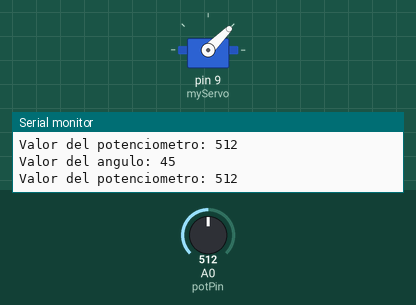
Bench run of a sketch on a simulated Arduino Uno, built with avr-gcc and run on an emulated ATmega328P. Shown: servo, the last lines printed to the serial monitor. The test bench sets the inputs (shaded band); at power-on: A0 (potPin) = 512.

Above: at 1.2 s.
1.3 s: A0 (potPin) set to 111
At 1.6 s:
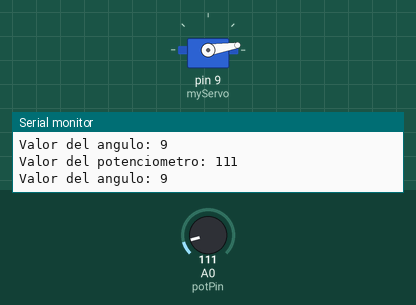
2.8 s: A0 (potPin) set to 90
At 4.0 s:
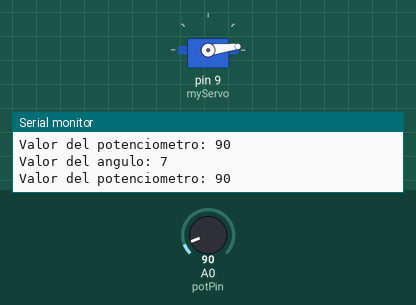
4.3 s: A0 (potPin) set to 306
At 5.5 s:
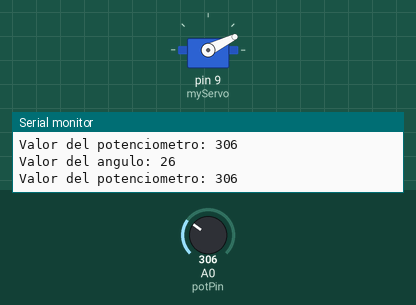
5.8 s: A0 (potPin) set to 985
At 6.5 s:
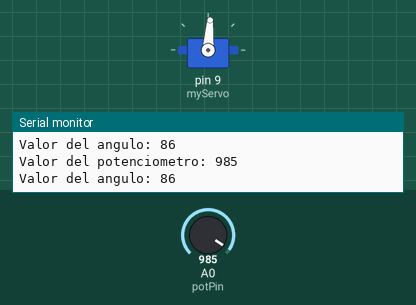
7.3 s: A0 (potPin) set to 1012
At 8.2 s:
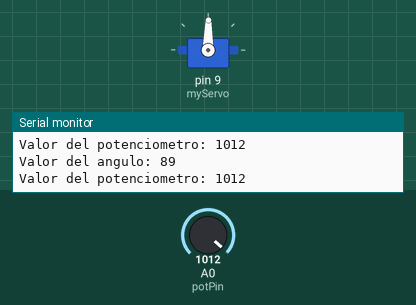
10.3 s: A0 (potPin) set to 900
At 11.6 s:
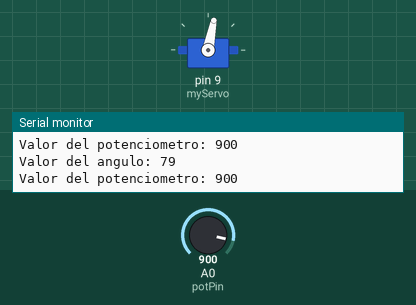
Timing chart, 0 to 12.8 s (numbered marks = the images above; inputs shaded):
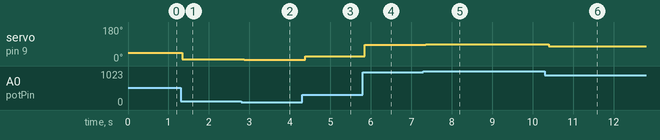

The sketch:

sketch_jun17b.ino
```cpp
#include <Servo.h>

Servo myServo;

int const potPin = A0;
int potVal;
int angle;

void setup() {

myServo.attach(9);

Serial.begin(9600);

}

void loop() {

  potVal = analogRead(potPin);
  Serial.println("Valor del potenciometro: " + (String)potVal);

  angle = map(potVal,0,1023,0,90);
  Serial.println("Valor del angulo: " + (String)angle);

  myServo.write(angle);
  delay(15);


}
```

Measured:
- after the input at 1.3 s, servo on pin 9 (myServo): 45° → 9° at once
- after the input at 2.8 s, servo on pin 9 (myServo): 9° → 7° after 0.08 s
- after the input at 4.3 s, servo on pin 9 (myServo): 7° → 26° after 0.09 s
- after the input at 5.8 s, servo on pin 9 (myServo): 26° → 86° after 0.05 s
- after the input at 7.3 s, servo on pin 9 (myServo): 86° → 89° after 0.06 s
- after the input at 10.3 s, servo on pin 9 (myServo): 89° → 79° after 0.09 s
